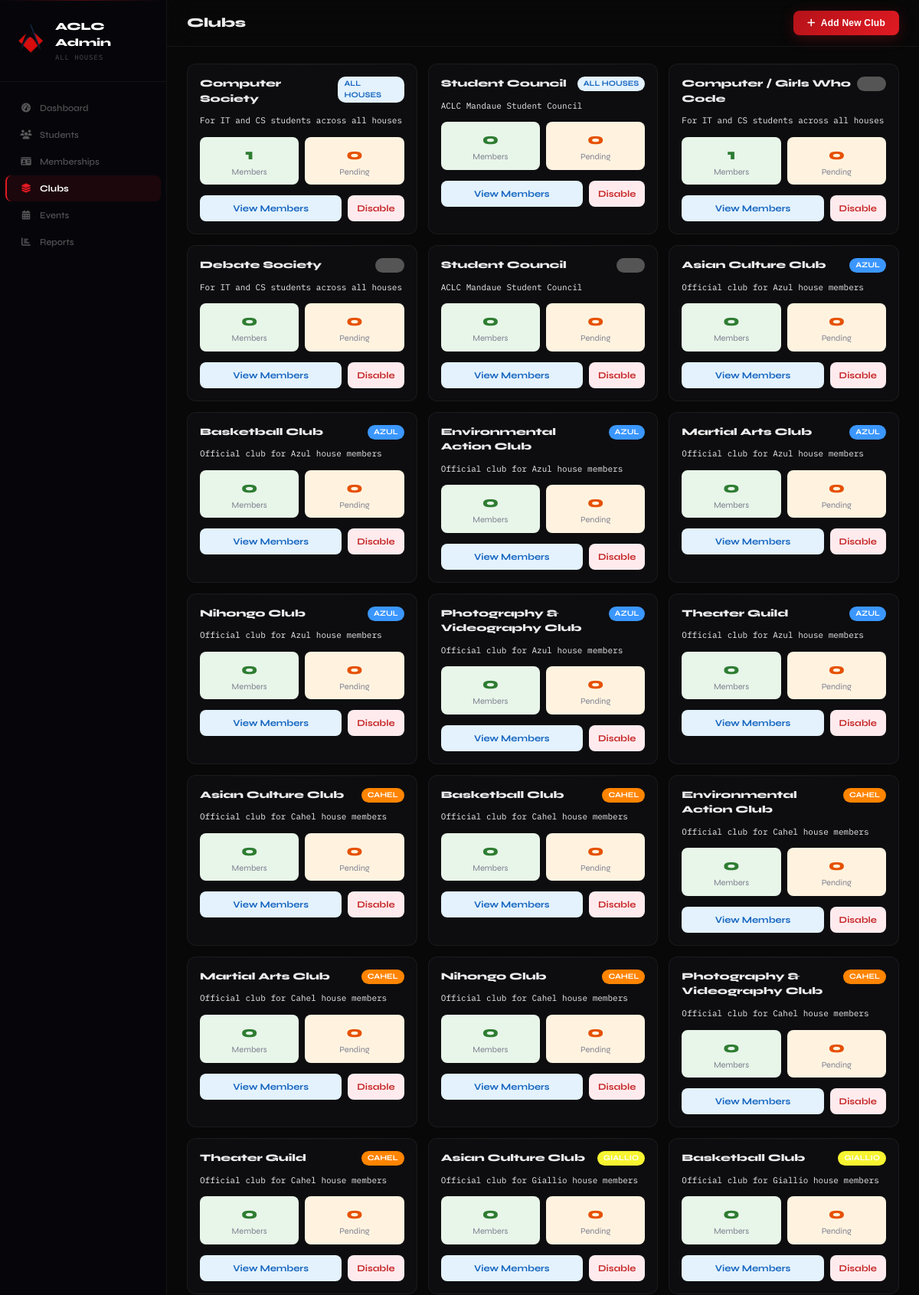
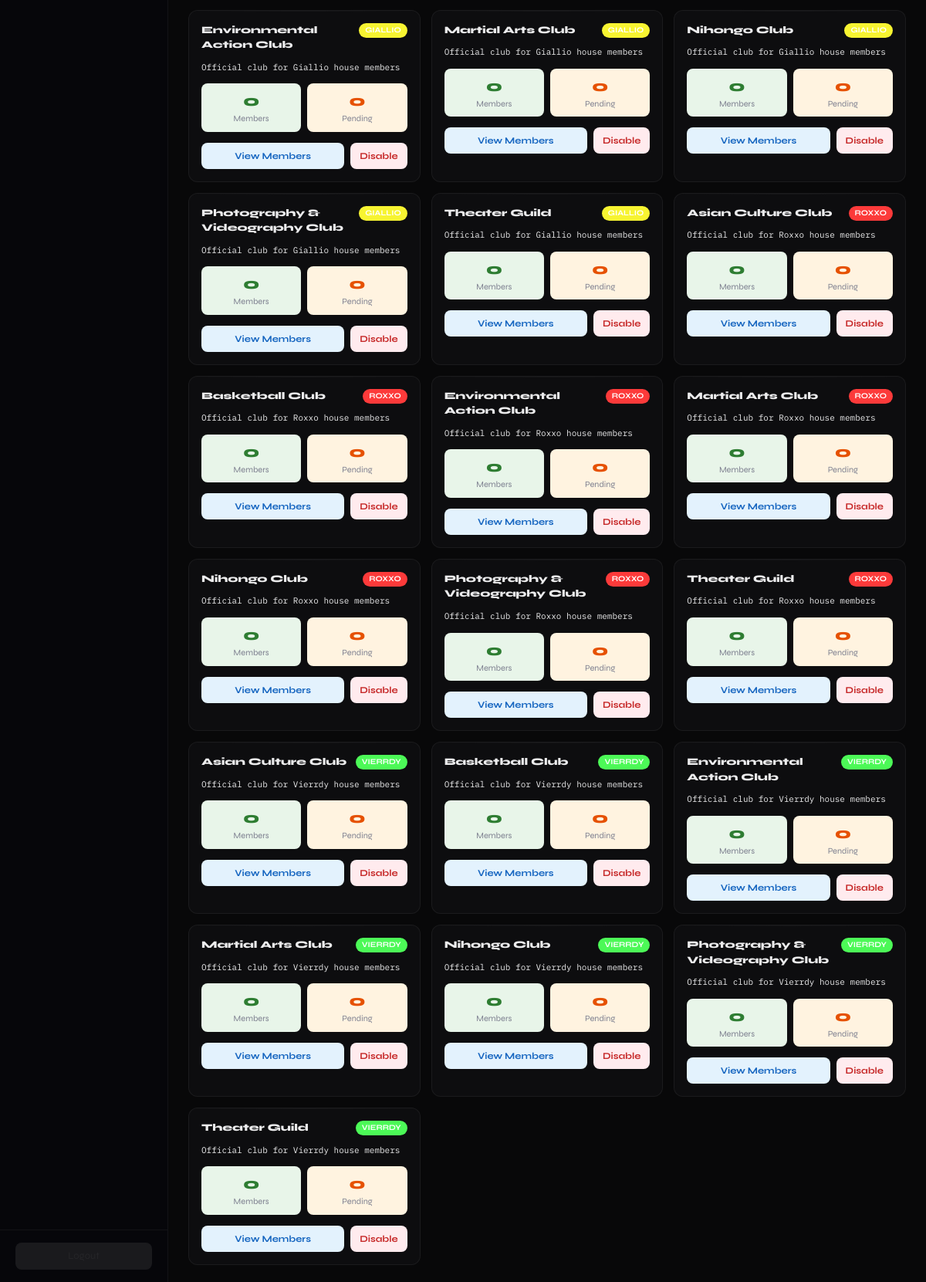
Page /admin/clubs.php (signed in) on the committed database (2 pictures, top to bottom).
### tables this page shows
CREATE TABLE `clubs` (
  `id` int(11) NOT NULL,
  `club_name` varchar(150) NOT NULL,
  `description` text DEFAULT NULL,
  `house` varchar(20) DEFAULT NULL COMMENT 'NULL = open to all houses',
  `logo` varchar(255) DEFAULT NULL,
  `max_members` int(11) DEFAULT 50,
  `is_active` tinyint(1) DEFAULT 1,
  `created_by` int(11) DEFAULT NULL,
  `created_at` timestamp NOT NULL DEFAULT current_timestamp()
);

### includes/config.php (called while the page is built, shortened)
<?php
function isSuperAdmin() {
    return isset($_SESSION['admin_role']) && $_SESSION['admin_role'] === 'super_admin';
}
function getAdminHouse() {
    return $_SESSION['admin_house'] ?? null;
}
function sanitize($str) {
    return htmlspecialchars(trim((string)$str), ENT_QUOTES, 'UTF-8');
}
function getHouseColor($house, $type = 'primary') {
    $colors = constant('HOUSE_COLORS');
    return $colors[strtoupper($house)][$type] ?? '#555555';
}
?>

### admin/clubs.php (the view, shortened to what this page needs)
<?php
require_once '../includes/config.php';
$db           = getDB();
$adminHouse   = getAdminHouse();
$isSuperAdmin = isSuperAdmin();
if ($isSuperAdmin) {
    $clubs = $db->query("SELECT c.*,
        (SELECT COUNT(*) FROM memberships m WHERE m.club_id=c.id AND m.status='approved') as member_count,
        (SELECT COUNT(*) FROM memberships m WHERE m.club_id=c.id AND m.status='pending')  as pending_count
        FROM clubs c ORDER BY c.house, c.club_name")->fetchAll();
}
?>
<!DOCTYPE html>
<html lang="en">
<head>
<link rel="stylesheet" href="../css/admin.css">
<link rel="stylesheet" href="https://cdnjs.cloudflare.com/ajax/libs/font-awesome/6.4.0/css/all.min.css">
</head>
<body>
<aside class="admin-sidebar">
    <div style="padding:24px 20px;border-bottom:1px solid var(--sidebar-border)">
        <div style="display:flex;align-items:center;gap:12px">
<div class="logo">
                <img src="../assets/aclc_logo(1).png"  style="width:40px;height:40px;object-fit:contain;">
            </div>            <div>
                <div class="admin-brand-title">ACLC Admin</div>
                <div class="admin-brand-sub"><?= $adminHouse ? sanitize($adminHouse) . ' House' : 'All Houses' ?></div>
            </div>
        </div>
    </div>
    <nav style="flex:1;padding:16px 0">
        <a href="dashboard.php"   class="admin-nav-item"><i class="fas fa-tachometer-alt" style="width:18px"></i> Dashboard</a>
        <a href="students.php"    class="admin-nav-item"><i class="fas fa-users" style="width:18px"></i> Students</a>
        <a href="memberships.php" class="admin-nav-item"><i class="fas fa-id-card" style="width:18px"></i> Memberships</a>
        <a href="clubs.php"       class="admin-nav-item active"><i class="fas fa-layer-group" style="width:18px"></i> Clubs</a>
        <a href="events.php"      class="admin-nav-item"><i class="fas fa-calendar-alt" style="width:18px"></i> Events</a>
        <a href="reports.php"     class="admin-nav-item"><i class="fas fa-chart-bar" style="width:18px"></i> Reports</a>
    </nav>
    <div style="padding:16px 20px;border-top:1px solid var(--sidebar-border)">
        <a href="logout.php" style="display:block;text-align:center;padding:8px;background:rgba(255,255,255,0.08);border-radius:8px;color:var(--sidebar-muted);text-decoration:none;font-size:13px">Logout</a>
    </div>
</aside>
<main class="admin-main">
    <div class="admin-topbar">
        <h1>
            Clubs
        </h1>
        <button onclick="document.getElementById('addModal').classList.add('open')" class="btn-primary">
            <i class="fas fa-plus"></i> Add New Club
        </button>
    </div>
    <div class="admin-page">
        <div class="clubs-grid">
            <?php foreach ($clubs as $club): ?>
            <div class="club-card" style="<?= !$club['is_active'] ? 'opacity:0.6' : '' ?>">
                <div style="display:flex;justify-content:space-between;align-items:flex-start;margin-bottom:10px">
                    <div class="club-card-name"><?= sanitize($club['club_name']) ?></div>
                    <?php if ($club['house']): ?>
                    <span style="background:<?= getHouseColor($club['house']) ?>;color:<?= getHouseColor($club['house'],'text') ?>;font-size:10px;font-weight:700;padding:2px 8px;border-radius:10px"><?= sanitize($club['house']) ?></span>
                    <?php else: ?>
                    <span style="background:#e3f2fd;color:#1565c0;font-size:10px;font-weight:700;padding:2px 8px;border-radius:10px">ALL HOUSES</span>
                    <?php endif; ?>
                </div>
                <div class="club-card-desc"><?= sanitize($club['description'] ?: 'No description.') ?></div>
                <div style="display:grid;grid-template-columns:1fr 1fr;gap:8px;margin-bottom:14px">
                    <div style="background:#e8f5e9;border-radius:8px;padding:8px;text-align:center">
                        <div style="font-size:20px;font-weight:800;color:#2e7d32"><?= $club['member_count'] ?></div>
                        <div style="font-size:11px;color:var(--text-secondary)">Members</div>
                    </div>
                    <div style="background:#fff3e0;border-radius:8px;padding:8px;text-align:center">
                        <div style="font-size:20px;font-weight:800;color:#e65100"><?= $club['pending_count'] ?></div>
                        <div style="font-size:11px;color:var(--text-secondary)">Pending</div>
                    </div>
                </div>
                <div style="display:flex;gap:8px">
                    <a href="memberships.php?club=<?= $club['id'] ?>" style="flex:1;text-align:center;padding:8px;background:#e3f2fd;color:#1565c0;border-radius:8px;text-decoration:none;font-size:12px;font-weight:700">View Members</a>
                    <?php
                    $canToggle = $isSuperAdmin || ($club['house'] === $adminHouse);
                    ?>
                    <?php if ($canToggle): ?>
                    <a href="?toggle=<?= $club['id'] ?>" style="padding:8px 12px;background:<?= $club['is_active']?'#ffebee':'#e8f5e9' ?>;color:<?= $club['is_active']?'#c62828':'#2e7d32' ?>;border-radius:8px;text-decoration:none;font-size:12px;font-weight:700">
                        <?= $club['is_active'] ? 'Disable' : 'Enable' ?>
                    </a>
                    <?php endif; ?>
                </div>
            </div>
            <?php endforeach; ?>
        </div>
    </div>
</main>
</body>
</html>

### css/admin.css (style rules this page uses)
:root { --admin-primary: #e01a22; --admin-secondary: #ff4d54; --admin-gradient: linear-gradient(135deg, #b51219 0%, #e01a22 100%); --sidebar-bg: #06060a; --sidebar-border: rgba(255,255,255,0.05); --sidebar-muted: rgba(255,255,255,0.05); --bg: #080809; --surface: #0d0d0f; --surface2: #111215; --border: rgba(255,255,255,0.06); --border-md: rgba(255,255,255,0.10); --border-hi: rgba(255,255,255,0.16); --text: #ebebec; --text-muted: #ebebec; --text-secondary: #7e8090; --acc-light: rgba(224,26,34,0.10); --acc-mid: rgba(224,26,34,0.22); --green: #4ade80; --green-bg: rgba(74,222,128,0.07); --yellow: #fbbf24; --yellow-bg: rgba(251,191,36,0.07); --red: #f87171; --red-bg: rgba(248,113,113,0.07); }
*, *::before, *::after { box-sizing: border-box; margin: 0; padding: 0; }
html, body { height: 100%; font-family: 'Syne', system-ui, sans-serif; background: var(--bg); color: var(--text); font-size: 14px; line-height: 1.5; }
body { display: flex; min-height: 100vh; }
body::before { content: ''; position: fixed; inset: 0; z-index: 0; pointer-events: none; background-image: linear-gradient(rgba(255,255,255,0.016) 1px, transparent 1px), linear-gradient(90deg, rgba(255,255,255,0.016) 1px, transparent 1px); background-size: 48px 48px; }
body::after { content: ''; position: fixed; inset: 0; z-index: 0; pointer-events: none; background: radial-gradient(ellipse 700px 400px at 15% 10%, rgba(224,26,34,0.07) 0%, transparent 60%), radial-gradient(ellipse 600px 400px at 85% 85%, rgba(100,140,180,0.05) 0%, transparent 60%); }
a { color: inherit; text-decoration: none; }
.admin-sidebar { width: 218px; min-width: 218px; background: var(--sidebar-bg); border-right: 1px solid var(--sidebar-border); display: flex; flex-direction: column; position: sticky; top: 0; height: 100vh; overflow-y: auto; flex-shrink: 0; z-index: 100; }
.admin-sidebar::before { content: ''; position: absolute; top: 0; left: 0; right: 0; height: 1px; background: linear-gradient(90deg, transparent, rgba(224,26,34,0.3), transparent); }
.admin-brand-title { font-size: 14px; font-weight: 800; color: #fff; letter-spacing: -0.01em; }
.admin-brand-sub { font-size: 9px; color: rgba(255,255,255,0.28); margin-top: 2px; text-transform: uppercase; letter-spacing: 0.1em; font-family: 'IBM Plex Mono', monospace; }
.admin-nav-item { display: flex; align-items: center; gap: 9px; padding: 8px 16px; font-size: 12px; font-weight: 500; color: rgba(255,255,255,0.32); text-decoration: none; margin: 1px 7px; border-radius: 8px; border-left: 2px solid transparent; transition: all 0.18s; }
.admin-nav-item.active { background: rgba(224,26,34,0.1); color: #fff; border-left-color: var(--admin-primary); font-weight: 700; }
.admin-nav-item.active i { color: var(--admin-primary); }
.admin-nav-item i { font-size: 12px; flex-shrink: 0; width: 15px; text-align: center; }
.admin-main { flex: 1; display: flex; flex-direction: column; min-width: 0; background: var(--bg); overflow-y: auto; position: relative; z-index: 1; }
.admin-topbar { display: flex; align-items: center; justify-content: space-between; padding: 14px 26px; background: rgba(8,8,9,0.88); backdrop-filter: blur(20px); border-bottom: 1px solid var(--border); position: sticky; top: 0; z-index: 10; }
.admin-topbar h1 { font-size: 17px; font-weight: 800; color: var(--text); letter-spacing: -0.02em; }
.admin-page { padding: 22px 26px; flex: 1; }
.clubs-grid { display: grid; grid-template-columns: repeat(3, 1fr); gap: 14px; }
.club-card { background: var(--surface); border: 1px solid var(--border); border-radius: 12px; padding: 16px; transition: all 0.2s; position: relative; overflow: hidden; }
.club-card::before { content: ''; position: absolute; top: 0; left: 0; right: 0; height: 1px; background: linear-gradient(90deg, transparent, rgba(255,255,255,0.04), transparent); }
.club-card-name { font-size: 13px; font-weight: 800; color: var(--text); letter-spacing: -0.01em; }
.club-card-desc { font-size: 11px; color: var(--text-muted); margin: 5px 0 12px; line-height: 1.6; font-family: 'IBM Plex Mono', monospace; }
.btn-primary { display: inline-flex; align-items: center; gap: 7px; padding: 9px 18px; background: var(--admin-gradient); color: #fff; border: none; border-radius: 8px; font-size: 12px; font-weight: 700; cursor: pointer; font-family: 'Syne', inherit; text-decoration: none; transition: all 0.2s; box-shadow: 0 4px 18px rgba(224,26,34,0.25); letter-spacing: 0.02em; }

### rows in the picture
clubs: club_name "Computer Society", shows "ALL HOUSES", description "For IT and CS students across all houses", member_count "1", pending_count "0", is_active "Disable"
clubs: club_name "Student Council", shows "ALL HOUSES", description "ACLC Mandaue Student Council", member_count "0", pending_count "0", is_active "Disable"
clubs: club_name "Computer / Girls Who Code", description "For IT and CS students across all houses", member_count "1", pending_count "0", is_active "Disable"
clubs: club_name "Debate Society", description "For IT and CS students across all houses", member_count "0", pending_count "0", is_active "Disable"
clubs: club_name "Student Council", description "ACLC Mandaue Student Council", member_count "0", pending_count "0", is_active "Disable"
clubs: club_name "Asian Culture Club", house "AZUL", description "Official club for Azul house members", member_count "0", pending_count "0", is_active "Disable"
clubs: club_name "Basketball Club", house "AZUL", description "Official club for Azul house members", member_count "0", pending_count "0", is_active "Disable"
clubs: club_name "Environmental Action Club", house "AZUL", description "Official club for Azul house members", member_count "0", pending_count "0", is_active "Disable"
clubs: club_name "Martial Arts Club", house "AZUL", description "Official club for Azul house members", member_count "0", pending_count "0", is_active "Disable"
clubs: club_name "Nihongo Club", house "AZUL", description "Official club for Azul house members", member_count "0", pending_count "0", is_active "Disable"
clubs: club_name "Photography & Videography Club", house "AZUL", description "Official club for Azul house members", member_count "0", pending_count "0", is_active "Disable"
clubs: club_name "Theater Guild", house "AZUL", description "Official club for Azul house members", member_count "0", pending_count "0", is_active "Disable"
clubs: club_name "Asian Culture Club", house "CAHEL", description "Official club for Cahel house members", member_count "0", pending_count "0", is_active "Disable"
clubs: club_name "Basketball Club", house "CAHEL", description "Official club for Cahel house members", member_count "0", pending_count "0", is_active "Disable"
clubs: club_name "Environmental Action Club", house "CAHEL", description "Official club for Cahel house members", member_count "0", pending_count "0", is_active "Disable"
clubs: club_name "Martial Arts Club", house "CAHEL", description "Official club for Cahel house members", member_count "0", pending_count "0", is_active "Disable"
clubs: club_name "Nihongo Club", house "CAHEL", description "Official club for Cahel house members", member_count "0", pending_count "0", is_active "Disable"
clubs: club_name "Photography & Videography Club", house "CAHEL", description "Official club for Cahel house members", member_count "0", pending_count "0", is_active "Disable"
clubs: club_name "Theater Guild", house "CAHEL", description "Official club for Cahel house members", member_count "0", pending_count "0", is_active "Disable"
clubs: club_name "Asian Culture Club", house "GIALLIO", description "Official club for Giallio house members", member_count "0", pending_count "0", is_active "Disable"
clubs: club_name "Basketball Club", house "GIALLIO", description "Official club for Giallio house members", member_count "0", pending_count "0", is_active "Disable"
clubs: club_name "Environmental Action Club", house "GIALLIO", description "Official club for Giallio house members", member_count "0", pending_count "0", is_active "Disable"
clubs: club_name "Martial Arts Club", house "GIALLIO", description "Official club for Giallio house members", member_count "0", pending_count "0", is_active "Disable"
clubs: club_name "Nihongo Club", house "GIALLIO", description "Official club for Giallio house members", member_count "0", pending_count "0", is_active "Disable"
clubs: club_name "Photography & Videography Club", house "GIALLIO", description "Official club for Giallio house members", member_count "0", pending_count "0", is_active "Disable"
clubs: club_name "Theater Guild", house "GIALLIO", description "Official club for Giallio house members", member_count "0", pending_count "0", is_active "Disable"
clubs: club_name "Asian Culture Club", house "ROXXO", description "Official club for Roxxo house members", member_count "0", pending_count "0", is_active "Disable"
clubs: club_name "Basketball Club", house "ROXXO", description "Official club for Roxxo house members", member_count "0", pending_count "0", is_active "Disable"
clubs: club_name "Environmental Action Club", house "ROXXO", description "Official club for Roxxo house members", member_count "0", pending_count "0", is_active "Disable"
clubs: club_name "Martial Arts Club", house "ROXXO", description "Official club for Roxxo house members", member_count "0", pending_count "0", is_active "Disable"
clubs: club_name "Nihongo Club", house "ROXXO", description "Official club for Roxxo house members", member_count "0", pending_count "0", is_active "Disable"
clubs: club_name "Photography & Videography Club", house "ROXXO", description "Official club for Roxxo house members", member_count "0", pending_count "0", is_active "Disable"
clubs: club_name "Theater Guild", house "ROXXO", description "Official club for Roxxo house members", member_count "0", pending_count "0", is_active "Disable"
clubs: club_name "Asian Culture Club", house "VIERRDY", description "Official club for Vierrdy house members", member_count "0", pending_count "0", is_active "Disable"
clubs: club_name "Basketball Club", house "VIERRDY", description "Official club for Vierrdy house members", member_count "0", pending_count "0", is_active "Disable"
clubs: club_name "Environmental Action Club", house "VIERRDY", description "Official club for Vierrdy house members", member_count "0", pending_count "0", is_active "Disable"
clubs: club_name "Martial Arts Club", house "VIERRDY", description "Official club for Vierrdy house members", member_count "0", pending_count "0", is_active "Disable"
clubs: club_name "Nihongo Club", house "VIERRDY", description "Official club for Vierrdy house members", member_count "0", pending_count "0", is_active "Disable"
clubs: club_name "Photography & Videography Club", house "VIERRDY", description "Official club for Vierrdy house members", member_count "0", pending_count "0", is_active "Disable"
clubs: club_name "Theater Guild", house "VIERRDY", description "Official club for Vierrdy house members", member_count "0", pending_count "0", is_active "Disable"
